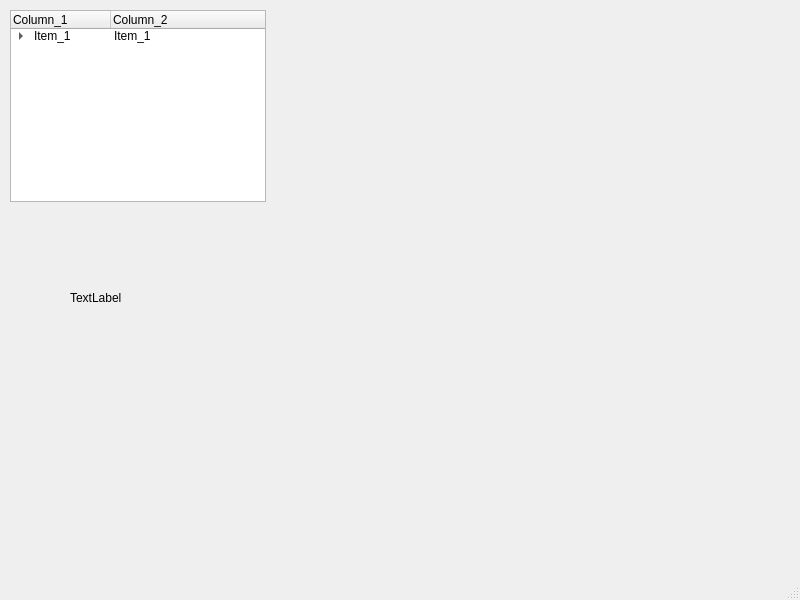
<?xml version="1.0" encoding="UTF-8"?>
<ui version="4.0">
 <class>MainWindow</class>
 <widget class="QMainWindow" name="MainWindow">
  <property name="geometry">
   <rect>
    <x>0</x>
    <y>0</y>
    <width>800</width>
    <height>600</height>
   </rect>
  </property>
  <property name="windowTitle">
   <string>MainWindow</string>
  </property>
  <widget class="QWidget" name="centralwidget">
   <widget class="QTreeWidget" name="treeWidget">
    <property name="geometry">
     <rect>
      <x>10</x>
      <y>10</y>
      <width>256</width>
      <height>192</height>
     </rect>
    </property>
    <column>
     <property name="text">
      <string>Column_1</string>
     </property>
    </column>
    <column>
     <property name="text">
      <string>Column_2</string>
     </property>
    </column>
    <item>
     <property name="text">
      <string>Item_1</string>
     </property>
     <property name="text">
      <string>Item_1</string>
     </property>
     <item>
      <property name="text">
       <string>Subitem_1</string>
      </property>
      <property name="text">
       <string>Item_2</string>
      </property>
      <item>
       <property name="text">
        <string>Subitem_1_1</string>
       </property>
      </item>
      <item>
       <property name="text">
        <string>Subitem_1_2</string>
       </property>
      </item>
      <item>
       <property name="text">
        <string>New Subitem</string>
       </property>
       <property name="text">
        <string/>
       </property>
      </item>
      <item>
       <property name="text">
        <string>New Subitem</string>
       </property>
       <property name="text">
        <string>?</string>
       </property>
      </item>
     </item>
    </item>
   </widget>
   <widget class="QLabel" name="label">
    <property name="geometry">
     <rect>
      <x>70</x>
      <y>290</y>
      <width>591</width>
      <height>16</height>
     </rect>
    </property>
    <property name="text">
     <string>TextLabel</string>
    </property>
   </widget>
  </widget>
  <widget class="QMenuBar" name="menubar">
   <property name="geometry">
    <rect>
     <x>0</x>
     <y>0</y>
     <width>800</width>
     <height>22</height>
    </rect>
   </property>
  </widget>
  <widget class="QStatusBar" name="statusbar"/>
 </widget>
 <resources/>
 <connections/>
</ui>
